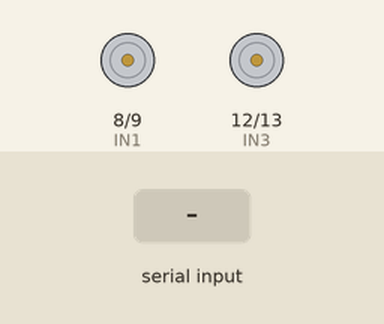
Bench run of a sketch on a simulated Arduino Uno, built with avr-gcc and run on an emulated ATmega328P. Shown: motor-driver pin pairs drawn as motors (green arrow = first pin HIGH = forward, orange = second pin HIGH = backward, longer = more drive, scaled by the enable pin). The test bench sets the inputs (shaded band).

Above: at 1.2 s.
1.3 s: "F" received over Serial
At 2.1 s:
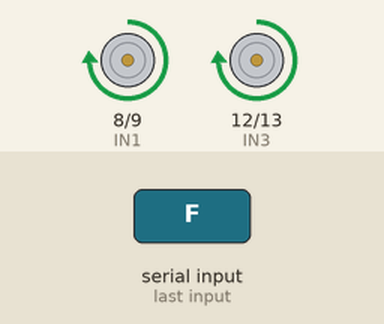
2.8 s: "B" received over Serial
At 3.2 s:
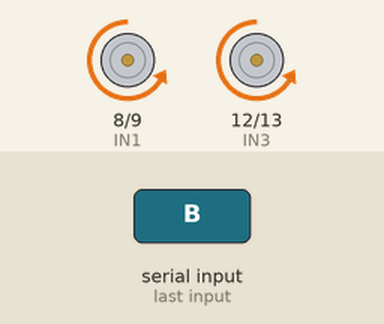
4.3 s: "L" received over Serial
At 5.5 s:
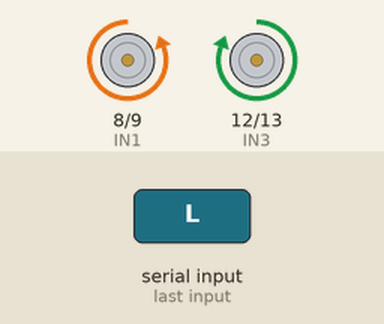
5.8 s: "R" received over Serial
At 6.7 s:
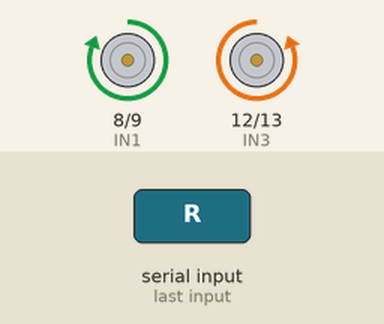
Timing chart, 0 to 8.3 s (numbered marks = the images above; inputs shaded):
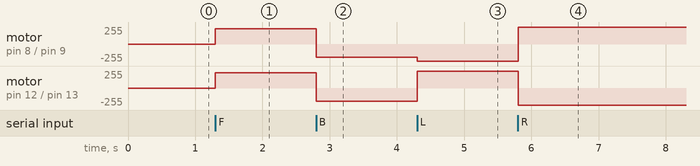

The sketch:

robotic_control.ino
```cpp
const int ENA = 10;  // Motor A speed control
const int ENB = 11;  // Motor B speed control
const int IN1 = 8;
const int IN2 = 9;
const int IN3 = 12;
const int IN4 = 13;

char command;

// Speed Levels
const int FORWARD_SPEED = 230;  // Good forward speed
const int REVERSE_SPEED = 200;  // Slightly lower reverse speed
const int TURN_SPEED = 255;     // Maximum speed for better turns

void setup() {
  pinMode(ENA, OUTPUT);
  pinMode(ENB, OUTPUT);
  pinMode(IN1, OUTPUT);
  pinMode(IN2, OUTPUT);
  pinMode(IN3, OUTPUT);
  pinMode(IN4, OUTPUT);

  Serial.begin(9600);
}

void loop() {
  if (Serial.available() > 0) {
    command = Serial.read();

    switch (command) {
      case 'F': moveForward(); break;
      case 'B': moveBackward(); break;
      case 'L': turnLeft(); break;
      case 'R': turnRight(); break;
      case 'S': stopMotors(); break;
    }
  }
}

// Motor Control Functions
void moveForward() {
  analogWrite(ENA, FORWARD_SPEED);
  analogWrite(ENB, FORWARD_SPEED);
  digitalWrite(IN1, HIGH);
  digitalWrite(IN2, LOW);
  digitalWrite(IN3, HIGH);
  digitalWrite(IN4, LOW);
}

void moveBackward() {
  analogWrite(ENA, REVERSE_SPEED);
  analogWrite(ENB, REVERSE_SPEED);
  digitalWrite(IN1, LOW);
  digitalWrite(IN2, HIGH);
  digitalWrite(IN3, LOW);
  digitalWrite(IN4, HIGH);
}

void turnLeft() {
  analogWrite(ENA, TURN_SPEED);
  analogWrite(ENB, TURN_SPEED);
  digitalWrite(IN1, LOW);
  digitalWrite(IN2, HIGH);
  digitalWrite(IN3, HIGH);
  digitalWrite(IN4, LOW);
}

void turnRight() {
  analogWrite(ENA, TURN_SPEED);
  analogWrite(ENB, TURN_SPEED);
  digitalWrite(IN1, HIGH);
  digitalWrite(IN2, LOW);
  digitalWrite(IN3, LOW);
  digitalWrite(IN4, HIGH);
}

void stopMotors() {
  analogWrite(ENA, 0);
  analogWrite(ENB, 0);
  digitalWrite(IN1, LOW);
  digitalWrite(IN2, LOW);
  digitalWrite(IN3, LOW);
  digitalWrite(IN4, LOW);
}
```

Measured:
- after the input at 1.3 s, motor on pin 8 (IN1) / pin 9 (IN2), motor on pin 12 (IN3) / pin 13 (IN4): stopped → forward 230/255 at once
- after the input at 2.8 s, motor on pin 8 (IN1) / pin 9 (IN2), motor on pin 12 (IN3) / pin 13 (IN4): forward 230/255 → backward 200/255 at once
- after the input at 4.3 s, motor on pin 8 (IN1) / pin 9 (IN2): backward 200/255 → backward 255/255 at once; motor on pin 12 (IN3) / pin 13 (IN4): backward 200/255 → forward 255/255 at once
- after the input at 5.8 s, motor on pin 8 (IN1) / pin 9 (IN2): backward 255/255 → forward 255/255 at once; motor on pin 12 (IN3) / pin 13 (IN4): forward 255/255 → backward 255/255 at once
